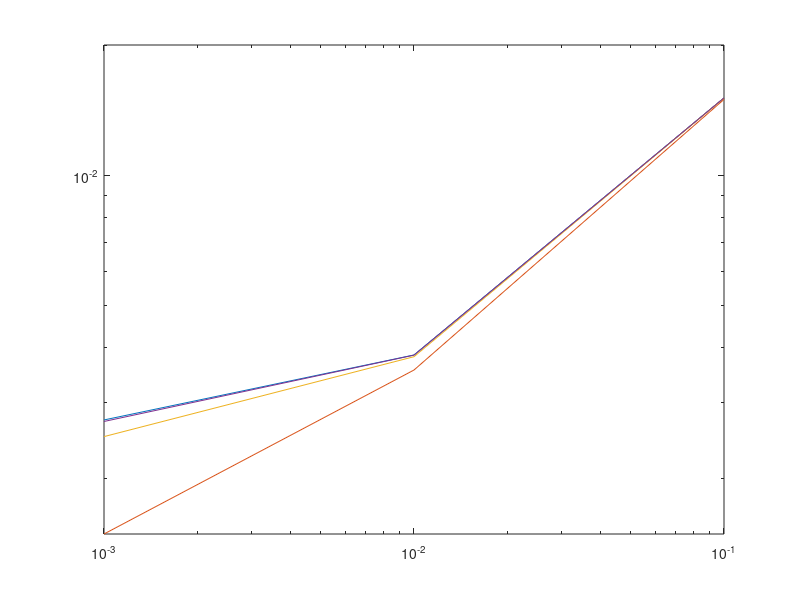

Write MATLAB code to recreate this figure. (Note: this script raises an error after producing the figure.)
% Timo Comparison
%               e1      e2       e3
Quad10 =    [0.01510 0.003854 0.002729];
Lin10 =     [0.01498 0.003558 0.001489];
Lin30 =     [0.01509 0.003819 0.002498];
Lin100 =    [0.01510 0.003851 0.002707];
LinUI10 =   [0.01500 0.003750 0.002625];
LinUI30 =   [0.01509 0.003843 0.002718];
LinUI100 =  [0.01510 0.003853 0.002728];
eps = [0.1 0.01 0.001];

figure(1)
loglog(eps,Quad10,eps,Lin10,eps,Lin30,eps,Lin100)
axis([0 0.1 0 0.02])
xlabel({'\epsilon'},'FontWeight','demi','FontSize',14);
% Create ylabel
ylabel({'Displacement'},'FontWeight','demi'...
    ,'FontSize',14);
legend('10 Quadratic Elements', '10 Linear Elements', '30 Linear Elements', '100 Linear Elements')
print('QL', '-dpng', '-r600');

figure(2)
loglog(eps,Quad10,eps,LinUI10,eps,LinUI30,eps,LinUI100)
axis([0 0.1 0 0.02])
xlabel({'\epsilon'},'FontWeight','demi','FontSize',14);
% Create ylabel
ylabel({'Displacement'},'FontWeight','demi'...
    ,'FontSize',14);
legend('10 Quadratic Elements', '10 Linear Elements', '30 Linear Elements', '100 Linear Elements')
print('QLUI', '-dpng', '-r600');